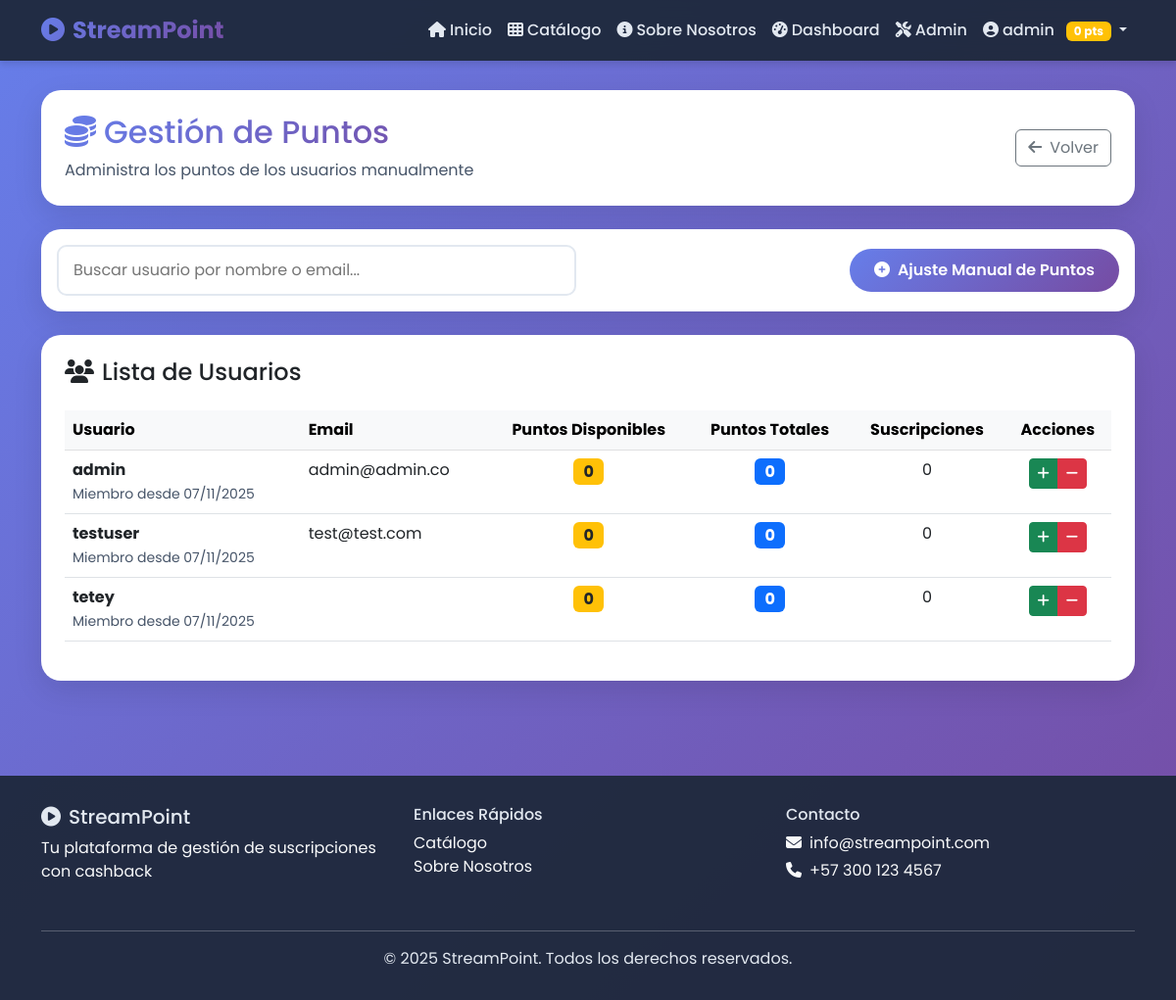
Page /management/gestionar-puntos/ (signed in) on the committed database.
### core_user/models.py (models this page shows, shortened)
class PerfilUsuario(models.Model):
    user = models.OneToOneField(User, on_delete=models.CASCADE, related_name='perfil')
    telefono = models.CharField(max_length=15, blank=True)
    puntos_totales = models.IntegerField(default=0, help_text="Total de puntos acumulados históricamente")
    puntos_disponibles = models.IntegerField(default=0, help_text="Puntos disponibles para canjear")
    fecha_registro = models.DateTimeField(auto_now_add=True)
    class Meta:
        verbose_name_plural = "Perfiles de Usuario"

### core_admin/views.py (the view, shortened to what this page needs)
# urls.py: path('gestionar-puntos/', views.gestionar_puntos, name='gestionar_puntos'),
@staff_member_required
def gestionar_puntos(request):
    perfiles = PerfilUsuario.objects.select_related('user').order_by('-puntos_disponibles')
    context = {
        'perfiles': perfiles,
    }
    return render(request, 'admin_custom/gestionar_puntos.html', context)

### core_user/templatetags/user_extras.py (called while the page is built)
@register.filter
def puntos_disponibles(user):
    if not user.is_authenticated:
        return 0
    perfil, created = PerfilUsuario.objects.get_or_create(user=user)
    return perfil.puntos_disponibles

### core_admin/templates/admin_custom/gestionar_puntos.html (shortened to what this page needs)
{% extends 'base.html' %}
{% load static %}
{% block content %}
<div class="row mb-4">
    <div class="col-12">
        <div class="card-custom p-4">
            <div class="d-flex justify-content-between align-items-center">
                <div>
                    <h2 class="text-gradient mb-2">
                        <i class="fas fa-coins me-2"></i>Gestión de Puntos
                    </h2>
                    <p class="text-muted mb-0">
                        Administra los puntos de los usuarios manualmente
                    </p>
                </div>
                <a href="{% url 'admin_custom:dashboard' %}" class="btn btn-outline-secondary">
                    <i class="fas fa-arrow-left me-2"></i>Volver
                </a>
            </div>
        </div>
    </div>
</div>
<div class="row mb-4">
    <div class="col-12">
        <div class="card-custom p-3">
            <div class="row align-items-center">
                <div class="col-md-6">
                    <input type="text"
                           id="searchUser"
                           class="form-control-custom"
                           placeholder="Buscar usuario por nombre o email...">
                </div>
                <div class="col-md-6 mt-3 mt-md-0 text-md-end">
                    <button class="btn btn-primary-custom" data-bs-toggle="modal" data-bs-target="#addPointsModal">
                        <i class="fas fa-plus-circle me-2"></i>Ajuste Manual de Puntos
                    </button>
                </div>
            </div>
        </div>
    </div>
</div>
<div class="row">
    <div class="col-12">
        <div class="card-custom p-4">
            <h4 class="mb-4">
                <i class="fas fa-users me-2"></i>Lista de Usuarios
            </h4>
            {% if perfiles %}
                <div class="table-responsive">
                    <table class="table table-hover">
                        <thead class="table-light">
                            <tr>
                                <th>Usuario</th>
                                <th>Email</th>
                                <th class="text-center">Puntos Disponibles</th>
                                <th class="text-center">Puntos Totales</th>
                                <th class="text-center">Suscripciones</th>
                                <th class="text-center">Acciones</th>
                            </tr>
                        </thead>
                        <tbody id="userTableBody">
                            {% for perfil in perfiles %}
                            <tr class="searchable-row" data-username="{{ perfil.user.username }}" data-email="{{ perfil.user.email }}">
                                <td>
                                    <strong>{{ perfil.user.username }}</strong>
                                    <br>
                                    <small class="text-muted">
                                        Miembro desde {{ perfil.fecha_registro|date:"d/m/Y" }}
                                    </small>
                                </td>
                                <td>{{ perfil.user.email }}</td>
                                <td class="text-center">
                                    <span class="badge bg-warning text-dark fs-6">
                                        {{ perfil.puntos_disponibles }}
                                    </span>
                                </td>
                                <td class="text-center">
                                    <span class="badge bg-primary fs-6">
                                        {{ perfil.puntos_totales }}
                                    </span>
                                </td>
                                <td class="text-center">
                                    {{ perfil.user.suscripciones.count }}
                                </td>
                                <td class="text-center">
                                    <div class="btn-group">
                                        <button class="btn btn-sm btn-success"
                                                onclick="openPointsModal({{ perfil.id }}, '{{ perfil.user.username }}', 'agregar')">
                                            <i class="fas fa-plus"></i>
                                        </button>
                                        <button class="btn btn-sm btn-danger"
                                                onclick="openPointsModal({{ perfil.id }}, '{{ perfil.user.username }}', 'quitar')">
                                            <i class="fas fa-minus"></i>
                                        </button>
                                    </div>
                                </td>
                            </tr>
                            {% endfor %}
                        </tbody>
                    </table>
                </div>
            {% else %}
                <div class="text-center py-5">
                    <i class="fas fa-users-slash" style="font-size: 4rem; color: var(--text-light); margin-bottom: 20px;"></i>
                    <h5 class="text-muted">No hay usuarios registrados</h5>
                </div>
            {% endif %}
        </div>
    </div>
</div>
{% endblock %}

### templates/base.html (shortened to what this page needs)
{% load static %}
{% load user_extras %}
<!DOCTYPE html>
<html lang="es">
<head>
    <link href="https://cdn.jsdelivr.net/npm/bootstrap@5.3.0/dist/css/bootstrap.min.css" rel="stylesheet">
    <link rel="stylesheet" href="https://cdnjs.cloudflare.com/ajax/libs/font-awesome/6.4.0/css/all.min.css">
    <link rel="stylesheet" href="{% static 'css/style.css' %}">
</head>
<body>
    <nav class="navbar navbar-expand-lg navbar-dark">
        <div class="container">
            <a class="navbar-brand" href="{% url 'public:index' %}">
                <i class="fas fa-play-circle me-2"></i>StreamPoint
            </a>
            <div class="collapse navbar-collapse" id="navbarNav">
                <ul class="navbar-nav ms-auto align-items-center">
                    <li class="nav-item">
                        <a class="nav-link" href="{% url 'public:index' %}">
                            <i class="fas fa-home me-1"></i>Inicio
                        </a>
                    </li>
                    <li class="nav-item">
                        <a class="nav-link" href="{% url 'public:catalogo' %}">
                            <i class="fas fa-th me-1"></i>Catálogo
                        </a>
                    </li>
                    <li class="nav-item">
                        <a class="nav-link" href="{% url 'public:informacion_proyecto' %}">
                            <i class="fas fa-info-circle me-1"></i>Sobre Nosotros
                        </a>
                    </li>
                    {% if user.is_authenticated %}
                        <li class="nav-item">
                            <a class="nav-link" href="{% url 'user:dashboard' %}">
                                <i class="fas fa-tachometer-alt me-1"></i>Dashboard
                            </a>
                        </li>
                        {% if user.is_staff %}
                            <li class="nav-item">
                                <a class="nav-link" href="{% url 'admin_custom:dashboard' %}">
                                    <i class="fas fa-tools me-1"></i>Admin
                                </a>
                            </li>
                        {% endif %}
                        <li class="nav-item dropdown">
                            <a class="nav-link dropdown-toggle" href="#" id="userDropdown" role="button" data-bs-toggle="dropdown">
                                <i class="fas fa-user-circle me-1"></i>{{ user.username }}
                                <span class="badge bg-warning ms-2">{{ user|puntos_disponibles }} pts</span>
                            </a>
                        </li>
                    {% endif %}
                </ul>
            </div>
        </div>
    </nav>
    <div class="content-wrapper">
        <div class="container">
            {% block content %}{% endblock %}
        </div>
    </div>
    <footer>
        <div class="container">
            <div class="row">
                <div class="col-md-4 mb-3">
                    <h5><i class="fas fa-play-circle me-2"></i>StreamPoint</h5>
                    <p class="text-light">Tu plataforma de gestión de suscripciones con cashback</p>
                </div>
                <div class="col-md-4 mb-3">
                    <h6>Enlaces Rápidos</h6>
                    <ul class="list-unstyled">
                        <li><a href="{% url 'public:catalogo' %}" class="text-light text-decoration-none">Catálogo</a></li>
                        <li><a href="{% url 'public:informacion_proyecto' %}" class="text-light text-decoration-none">Sobre Nosotros</a></li>
                    </ul>
                </div>
                <div class="col-md-4 mb-3">
                    <h6>Contacto</h6>
                    <p class="text-light mb-1">
                        <i class="fas fa-envelope me-2"></i>info@streampoint.com
                    </p>
                    <p class="text-light">
                        <i class="fas fa-phone me-2"></i>+57 300 123 4567
                    </p>
                </div>
            </div>
            <hr class="text-light">
            <div class="text-center">
                <p class="mb-0">&copy; 2025 StreamPoint. Todos los derechos reservados.</p>
            </div>
        </div>
    </footer>
</body>
</html>

### static/css/style.css (style rules this page uses)
:root { --primary-color: #6366f1; --secondary-color: #8b5cf6; --dark-bg: #1e293b; --light-bg: #f8fafc; --text-dark: #0f172a; --text-light: #64748b; --success: #10b981; --warning: #f59e0b; --danger: #ef4444; --gradient-primary: linear-gradient(135deg, #667eea 0%, #764ba2 100%); --gradient-warning: linear-gradient(135deg, #f59e0b 0%, #d97706 100%); }
* { margin: 0; padding: 0; box-sizing: border-box; }
body { font-family: 'Poppins', sans-serif; background: var(--gradient-primary); min-height: 100vh; }
.navbar { background: rgba(30, 41, 59, 0.95) !important; backdrop-filter: blur(10px); box-shadow: 0 4px 6px rgba(0, 0, 0, 0.1); }
.navbar-brand { font-weight: 700; font-size: 1.5rem; background: var(--gradient-primary); -webkit-background-clip: text; -webkit-text-fill-color: transparent; background-clip: text; }
.nav-link { color: #e2e8f0 !important; font-weight: 500; transition: all 0.3s ease; position: relative; }
.btn-primary-custom { background: var(--gradient-primary); border: none; padding: 10px 25px; border-radius: 50px; font-weight: 600; transition: all 0.3s ease; color: white; }
.content-wrapper { padding: 30px 0; min-height: calc(100vh - 120px); }
.card-custom { background: white; border-radius: 20px; box-shadow: 0 10px 30px rgba(0, 0, 0, 0.1); border: none; overflow: hidden; transition: all 0.3s ease; }
.card-custom .text-muted { color: #475569 !important; }
.card-custom p { color: #64748b !important; }
.form-control-custom { border: 2px solid #e2e8f0; border-radius: 10px; padding: 12px 15px; transition: all 0.3s ease; }
footer { background: rgba(30, 41, 59, 0.95); color: #e2e8f0; padding: 30px 0; margin-top: 50px; }
footer a { transition: color 0.3s ease; }
.text-gradient { background: var(--gradient-primary); -webkit-background-clip: text; -webkit-text-fill-color: transparent; background-clip: text; }
.navbar { z-index: 1030 !important; }
.form-control-custom { border: 2px solid #e2e8f0 !important; border-radius: 10px !important; padding: 12px 15px !important; transition: all 0.3s ease !important; width: 100% !important; display: block !important; }

### rows in the picture
PerfilUsuario: user.username "admin", fecha_registro "07/11/2025", user.email "admin@admin.co", puntos_disponibles "0", puntos_totales "0", user.suscripciones.count "0"
PerfilUsuario: user.username "testuser", fecha_registro "07/11/2025", user.email "test@test.com", puntos_disponibles "0", puntos_totales "0", user.suscripciones.count "0"
PerfilUsuario: user.username "tetey", fecha_registro "07/11/2025", puntos_disponibles "0", puntos_totales "0", user.suscripciones.count "0"

### other values in the picture
{{ user.username }} "admin"
{{ user|puntos_disponibles }} "0"
